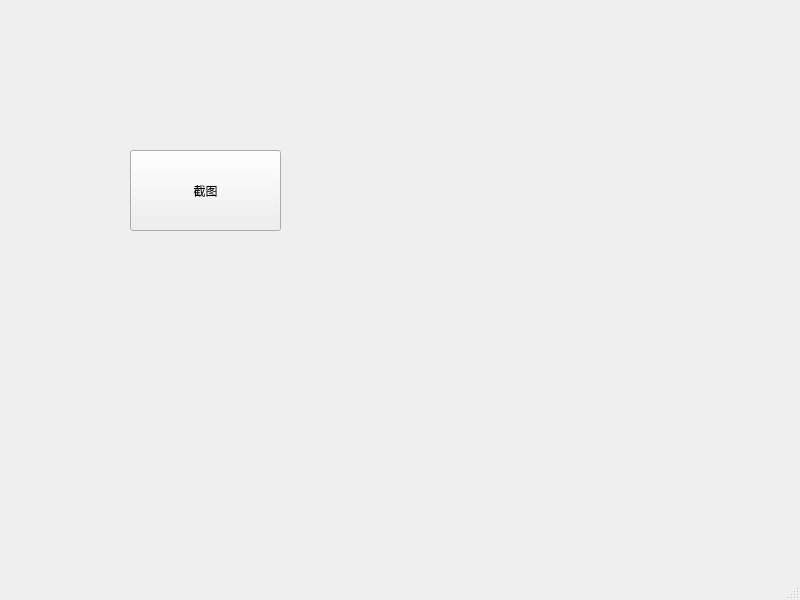
<?xml version="1.0" encoding="UTF-8"?>
<ui version="4.0">
 <class>ScreenShot</class>
 <widget class="QMainWindow" name="ScreenShot">
  <property name="geometry">
   <rect>
    <x>0</x>
    <y>0</y>
    <width>800</width>
    <height>600</height>
   </rect>
  </property>
  <property name="windowTitle">
   <string>ScreenShot</string>
  </property>
  <widget class="QWidget" name="centralwidget">
   <widget class="QPushButton" name="pushButton">
    <property name="geometry">
     <rect>
      <x>130</x>
      <y>150</y>
      <width>151</width>
      <height>81</height>
     </rect>
    </property>
    <property name="text">
     <string>截图</string>
    </property>
   </widget>
  </widget>
  <widget class="QMenuBar" name="menubar">
   <property name="geometry">
    <rect>
     <x>0</x>
     <y>0</y>
     <width>800</width>
     <height>25</height>
    </rect>
   </property>
  </widget>
  <widget class="QStatusBar" name="statusbar"/>
 </widget>
 <resources/>
 <connections/>
</ui>
